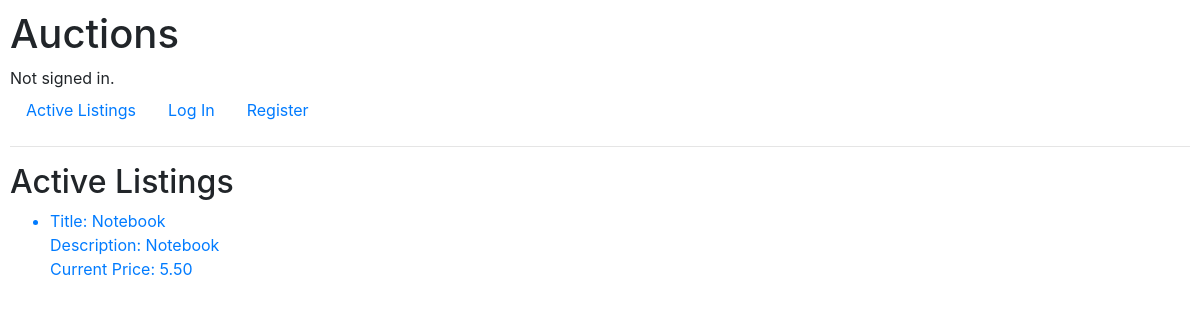
The page / on the database its author committed.
### auctions/models.py (models this page shows, shortened)
class AuctionListing(models.Model):
    status = models.BooleanField(default=True)
    title = models.CharField(max_length=100, null=False, blank=False)
    description = models.TextField(null=False, blank=False)
    image = models.URLField(null=True, blank=True)
    starting_price = models.DecimalField(
        max_digits=8,
        decimal_places=2,
        null=False,
        blank=False,
        validators=[MinValueValidator(0.01)],
    )
    current_price = models.DecimalField(
        max_digits=8,
        decimal_places=2,
        null=True,
        blank=True,
        validators=[MinValueValidator(0.01)],
    )
    time = models.DateTimeField(auto_now_add=True, null=False, blank=False)
    bidding_count = models.IntegerField(
        default=0, null=False, blank=False, validators=[MinValueValidator(0)]
    )
    highest_bid = models.OneToOneField(
        "Bid", on_delete=models.SET_NULL, null=True, blank=True
    )
    seller = models.ForeignKey(
        User,
        related_name="auction_listing",
        on_delete=models.CASCADE,
        null=False,
        blank=False,
    )
    category = models.ForeignKey(
        Category,
        related_name="auction_listing",
        on_delete=models.SET_DEFAULT,
        default=1,
        null=False,
        blank=False,
    )

### auctions/views.py (the view)
# urls.py: path("", views.index, name="index"),
def index(request):
    listings = AuctionListing.objects.filter(status=True)
    return render(request, "auctions/index.html", {
        "listings": listings,
    })

### auctions/templates/auctions/index.html (shortened to what this page needs)
{% extends "auctions/layout.html" %}
{% block body %}
    <h2>Active Listings</h2>
    <ul>
        {% for listing in listings %}
            <a href="{% url 'listing' listing.pk %}">
                <li>
                    <div>Title: {{ listing.title }}</div>
                    <div>Description: {{ listing.description }}</div>
                    <div>Current Price: {{ listing.current_price }}</div>
                </li>
            </a>
        {% empty %}
            <li>No listings.</li>
        {% endfor %}
    </ul>
{% endblock %}

### auctions/static/auctions/styles.css (style rules this page uses)
body { padding: 10px; }

### rows shown on the page
AuctionListing: title "Notebook", description "Notebook", current_price "5.50"
